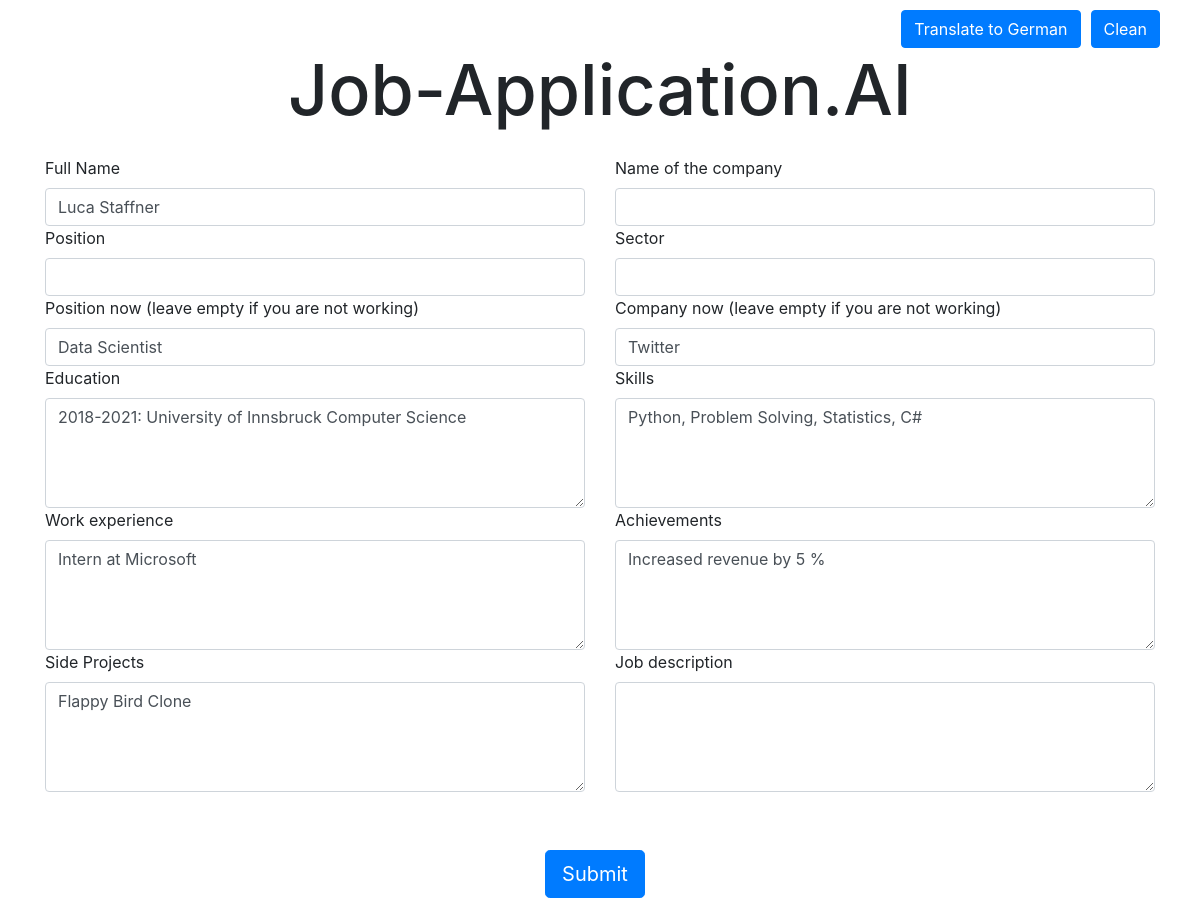
/app (signed in), run on the app's committed database.
### ApplicationAI/models.py (models this page shows)
class Users(AbstractUser):
    fullName = models.CharField(max_length = 50, null = True, blank = True)
    position = models.CharField(max_length = 50, null = True, blank = True)
    positionNow = models.CharField(max_length = 50, null = True, blank = True)
    companyNow = models.CharField(max_length = 50, null = True, blank = True)
    education = models.TextField(null = True, blank = True)
    skills = models.TextField(null = True, blank = True)
    experience = models.TextField(null = True, blank = True)
    achievements = models.TextField(null = True, blank = True)
    sideProjects = models.TextField(null = True, blank = True)
    requestNumber = models.PositiveIntegerField(null = True, blank = True)

### ApplicationAI/views.py (the view)
# urls.py: path("app", views.app, name = "app"),
@login_required
def app(request):
    userData = Users.objects.get(id=request.user.id)
    return render(request, "app.html", {"userData": userData})

### ApplicationAI/templates/app.html (shortened to what this page needs)
<!DOCTYPE html>
<html>
<head>
  <link rel="stylesheet" href="https://stackpath.bootstrapcdn.com/bootstrap/4.5.0/css/bootstrap.min.css">
</head>
<body>
  <div class="container">
    <div class="row justify-content-end">
	    <button class="btn btn-primary" id="btnTranslate">Translate to German</button>
	    <button class="btn btn-primary" id="btnClean">Clean</button>
    </div>
    <div class="row">
      <div class="col-md-12">
	      <center><h1 class="tall-heading" id="mainHeading">Job-Application.AI</h1></center>
      </div>
    </div>
    <form action="download">
    <div class="row">
      <div class="col-md-6">
        <label for="name">Full Name</label>
	<input name = "name" type="text" id="name" class="form-control" value="{{ userData.fullName }}">
      </div>
      <div class="col-md-6">
        <label for="companyName">Name of the company</label>
        <input name="companyName" type="text" id="companyName" class="form-control">
      </div>
      <div class="col-md-6">
        <label for="Position">Position</label>
        <input name="position" type="text" id="position" class="form-control">
      </div>
      <div class="col-md-6">
        <label for="sectorOfTheCompany">Sector</label>
        <input name="sector" type="text" id="sectorOfTheCompany" class="form-control">
      </div>
      <div class="col-md-6">
        <label for="positionNow">Position now (leave empty if you are not working)</label>
	<input name="positionNow" type="text" id="positionNow" class="form-control" value="{{ userData.positionNow }}">
      </div>
      <div class="col-md-6">
        <label for="companyNow">Company now (leave empty if you are not working)</label>
	<input name="companyNow" type="text" id="companyNow" class="form-control" value="{{userData.companyNow}}">
      </div>
    </div>
	<div class="row">
	  <div class="col-md-6">
	    <label for="multiline">Education</label>
	    <textarea name="education" id="education" class="form-control" rows="4">{{userData.education}}</textarea>
	  </div>
	  <div class="col-md-6">
	    <label for="multiline">Skills</label>
	    <textarea name="skills" id="skills" class="form-control" rows="4">{{userData.skills}}</textarea>
	  </div>
	</div>
	<div class="row">
	  <div class="col-md-6">
	    <label for="multiline">Work experience</label>
	    <textarea name="experience" id="experience" class="form-control" rows="4">{{userData.experience}}</textarea>
	  </div>
	  <div class="col-md-6">
	    <label for="multiline">Achievements</label>
	    <textarea name="achievements" id="achievements" class="form-control" rows="4">{{userData.achievements}}</textarea>
	  </div>
	</div>
	<div class="row">
	  <div class="col-md-6">
	    <label for="multiline">Side Projects</label>
	    <textarea name="sideProjects" id="sideProjects" class="form-control" rows="4">{{userData.sideProjects}}</textarea>
	  </div>
	  <div class="col-md-6">
	    <label for="multiline">Job description</label>
	    <textarea name="jobDescription" id="jobDescription" class="form-control" rows="4"></textarea>
	  </div>
	</div>
    <br><br>
    <div class="row">
      <div class="col-md-12">
	      <center><button id="submit" class="btn btn-primary btn-lg"">Submit</button></center>
      </div>
    </div>
  </div>
</body>
</html>

### ApplicationAI/templates/app.html (style rules this page uses)
.tall-heading { height: 100px; font-size: 70px; }
.btn-primary { margin-right: 10px; margin-top: 10px; }

### data on the page
Users: name "Luca Staffner", positionNow "Data Scientist", companyNow "Twitter", education "2018-2021: University of Innsbruck Computer Science", skills "Python, Problem Solving, Statistics, C#", experience "Intern at Microsoft", achievements "Increased revenue by 5 %", sideProjects "Flappy Bird Clone"
